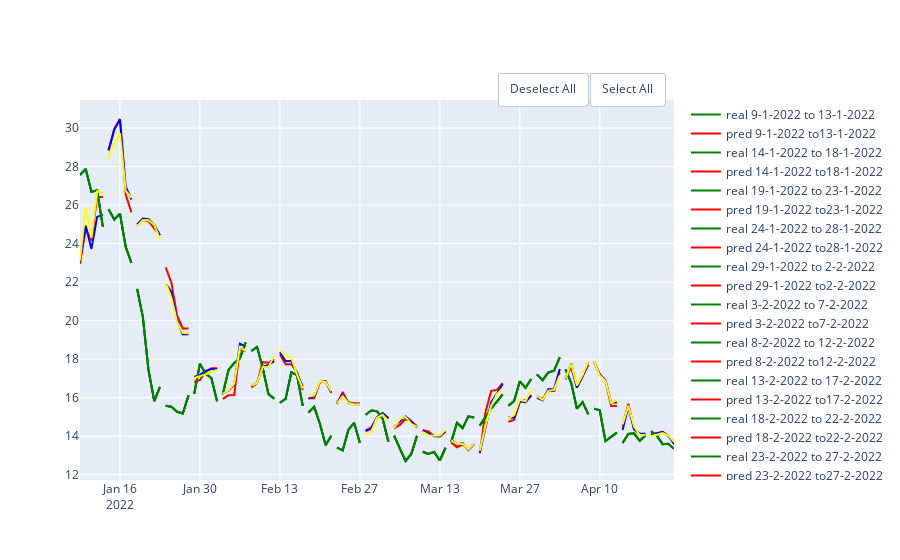

Source (notebook cell):
### Code cell
rf_10 = RandomForestRegressor(random_state=10,criterion='mse', max_depth=5, max_features='auto', n_estimators=10)
rf_20 = RandomForestRegressor(random_state=10,criterion='mse', max_depth=5, max_features='auto',n_estimators=20)
rf_30 = RandomForestRegressor(random_state=10,criterion='mse', max_depth=5,max_features='auto', n_estimators=50)
df = pd.DataFrame(columns = ['MAE', 'MSE','RMSE', 'R2'], index = ['10','20', '50'])
show_results(df, df_link,'close',100,5,rf_10, rf_20,rf_30)

### Figure 1 — Plotly figure (JSON) as saved in the notebook; plotly's stock layout.template omitted (floating-point values rounded to 4 significant figures)
{"data": [{"line": {"color": "green"}, "mode": "lines", "name": "real 9-1-2022 to 13-1-2022", "type": "scatter", "x": ["2022-01-09T00:00:00", "2022-01-10T00:00:00", "2022-01-11T00:00:00", "2022-01-12T00:00:00", "2022-01-13T00:00:00"], "y": [27.57, 27.88, 26.69, 26.78, 24.87]}, {"line": {"color": "red"}, "mode": "lines", "name": "pred 9-1-2022 to13-1-2022", "type": "scatter", "x": ["2022-01-09T00:00:00", "2022-01-10T00:00:00", "2022-01-11T00:00:00", "2022-01-12T00:00:00", "2022-01-13T00:00:00"], "y": [22.95, 24.76, 24.16, 26.43, 26.43]}, {"line": {"color": "green"}, "mode": "lines", "name": "real 14-1-2022 to 18-1-2022", "type": "scatter", "x": ["2022-01-14T00:00:00", "2022-01-15T00:00:00", "2022-01-16T00:00:00", "2022-01-17T00:00:00", "2022-01-18T00:00:00"], "y": [25.78, 25.25, 25.55, 23.84, 23.0]}, {"line": {"color": "red"}, "mode": "lines", "name": "pred 14-1-2022 to18-1-2022", "type": "scatter", "x": ["2022-01-14T00:00:00", "2022-01-15T00:00:00", "2022-01-16T00:00:00", "2022-01-17T00:00:00", "2022-01-18T00:00:00"], "y": [28.85, 29.98, 30.47, 26.55, 25.63]}, {"line": {"color": "green"}, "mode": "lines", "name": "real 19-1-2022 to 23-1-2022", "type": "scatter", "x": ["2022-01-19T00:00:00", "2022-01-20T00:00:00", "2022-01-21T00:00:00", "2022-01-22T00:00:00", "2022-01-23T00:00:00"], "y": [21.65, 20.2, 17.43, 15.83, 16.57]}, {"line": {"color": "red"}, "mode": "lines", "name": "pred 19-1-2022 to23-1-2022", "type": "scatter", "x": ["2022-01-19T00:00:00", "2022-01-20T00:00:00", "2022-01-21T00:00:00", "2022-01-22T00:00:00", "2022-01-23T00:00:00"], "y": [24.93, 25.23, 25.16, 24.82, 24.43]}, {"line": {"color": "green"}, "mode": "lines", "name": "real 24-1-2022 to 28-1-2022", "type": "scatter", "x": ["2022-01-24T00:00:00", "2022-01-25T00:00:00", "2022-01-26T00:00:00", "2022-01-27T00:00:00", "2022-01-28T00:00:00"], "y": [15.58, 15.53, 15.27, 15.18, 16.12]}, {"line": {"color": "red"}, "mode": "lines", "name": "pred 24-1-2022 to28-1-2022", "type": "scatter", "x": ["2022-01-24T00:00:00", "2022-01-25T00:00:00", "2022-01-26T00:00:00", "2022-01-27T00:00:00", "2022-01-28T00:00:00"], "y": [22.77, 21.97, 20.26, 19.59, 19.59]}, {"line": {"color": "green"}, "mode": "lines", "name": "real 29-1-2022 to 2-2-2022", "type": "scatter", "x": ["2022-01-29T00:00:00", "2022-01-30T00:00:00", "2022-01-31T00:00:00", "2022-02-01T00:00:00", "2022-02-02T00:00:00"], "y": [16.21, 17.77, 17.24, 17.02, 15.82]}, {"line": {"color": "red"}, "mode": "lines", "name": "pred 29-1-2022 to2-2-2022", "type": "scatter", "x": ["2022-01-29T00:00:00", "2022-01-30T00:00:00", "2022-01-31T00:00:00", "2022-02-01T00:00:00", "2022-02-02T00:00:00"], "y": [16.82, 16.92, 17.34, 17.53, 17.53]}, {"line": {"color": "green"}, "mode": "lines", "name": "real 3-2-2022 to 7-2-2022", "type": "scatter", "x": ["2022-02-03T00:00:00", "2022-02-04T00:00:00", "2022-02-05T00:00:00", "2022-02-06T00:00:00", "2022-02-07T00:00:00"], "y": [16.18, 17.45, 17.8, 18.04, 18.88]}, {"line": {"color": "red"}, "mode": "lines", "name": "pred 3-2-2022 to7-2-2022", "type": "scatter", "x": ["2022-02-03T00:00:00", "2022-02-04T00:00:00", "2022-02-05T00:00:00", "2022-02-06T00:00:00", "2022-02-07T00:00:00"], "y": [15.94, 16.12, 16.13, 18.56, 18.42]}, {"line": {"color": "green"}, "mode": "lines", "name": "real 8-2-2022 to 12-2-2022", "type": "scatter", "x": ["2022-02-08T00:00:00", "2022-02-09T00:00:00", "2022-02-10T00:00:00", "2022-02-11T00:00:00", "2022-02-12T00:00:00"], "y": [18.43, 18.64, 17.53, 16.18, 15.95]}, {"line": {"color": "red"}, "mode": "lines", "name": "pred 8-2-2022 to12-2-2022", "type": "scatter", "x": ["2022-02-08T00:00:00", "2022-02-09T00:00:00", "2022-02-10T00:00:00", "2022-02-11T00:00:00", "2022-02-12T00:00:00"], "y": [16.54, 16.76, 17.85, 17.81, 18.01]}, {"line": {"color": "green"}, "mode": "lines", "name": "real 13-2-2022 to 17-2-2022", "type": "scatter", "x": ["2022-02-13T00:00:00", "2022-02-14T00:00:00", "2022-02-15T00:00:00", "2022-02-16T00:00:00", "2022-02-17T00:00:00"], "y": [15.74, 15.94, 17.32, 17.17, 15.57]}, {"line": {"color": "red"}, "mode": "lines", "name": "pred 13-2-2022 to17-2-2022", "type": "scatter", "x": ["2022-02-13T00:00:00", "2022-02-14T00:00:00", "2022-02-15T00:00:00", "2022-02-16T00:00:00", "2022-02-17T00:00:00"], "y": [18.24, 17.74, 17.74, 17.32, 16.4]}, {"line": {"color": "green"}, "mode": "lines", "name": "real 18-2-2022 to 22-2-2022", "type": "scatter", "x": ["2022-02-18T00:00:00", "2022-02-19T00:00:00", "2022-02-20T00:00:00", "2022-02-21T00:00:00", "2022-02-22T00:00:00"], "y": [15.23, 15.52, 14.65, 13.54, 14.03]}, {"line": {"color": "red"}, "mode": "lines", "name": "pred 18-2-2022 to22-2-2022", "type": "scatter", "x": ["2022-02-18T00:00:00", "2022-02-19T00:00:00", "2022-02-20T00:00:00", "2022-02-21T00:00:00", "2022-02-22T00:00:00"], "y": [15.98, 15.98, 16.8, 16.84, 16.25]}, {"line": {"color": "green"}, "mode": "lines", "name": "real 23-2-2022 to 27-2-2022", "type": "scatter", "x": ["2022-02-23T00:00:00", "2022-02-24T00:00:00", "2022-02-25T00:00:00", "2022-02-26T00:00:00", "2022-02-27T00:00:00"], "y": [13.41, 13.27, 14.34, 14.69, 13.65]}, {"line": {"color": "red"}, "mode": "lines", "name": "pred 23-2-2022 to27-2-2022", "type": "scatter", "x": ["2022-02-23T00:00:00", "2022-02-24T00:00:00", "2022-02-25T00:00:00", "2022-02-26T00:00:00", "2022-02-27T00:00:00"], "y": [15.67, 16.3, 15.71, 15.71, 15.71]}, {"line": {"color": "green"}, "mode": "lines", "name": "real 28-2-2022 to 4-3-2022", "type": "scatter", "x": ["2022-02-28T00:00:00", "2022-03-01T00:00:00", "2022-03-02T00:00:00", "2022-03-03T00:00:00", "2022-03-04T00:00:00"], "y": [15.12, 15.33, 15.29, 14.9, 13.71]}, {"line": {"color": "red"}, "mode": "lines", "name": "pred 28-2-2022 to4-3-2022", "type": "scatter", "x": ["2022-02-28T00:00:00", "2022-03-01T00:00:00", "2022-03-02T00:00:00", "2022-03-03T00:00:00", "2022-03-04T00:00:00"], "y": [14.3, 14.46, 14.96, 15.1, 14.92]}, {"line": {"color": "green"}, "mode": "lines", "name": "real 5-3-2022 to 9-3-2022", "type": "scatter", "x": ["2022-03-05T00:00:00", "2022-03-06T00:00:00", "2022-03-07T00:00:00", "2022-03-08T00:00:00", "2022-03-09T00:00:00"], "y": [14.02, 13.34, 12.71, 13.08, 14.02]}, {"line": {"color": "red"}, "mode": "lines", "name": "pred 5-3-2022 to9-3-2022", "type": "scatter", "x": ["2022-03-05T00:00:00", "2022-03-06T00:00:00", "2022-03-07T00:00:00", "2022-03-08T00:00:00", "2022-03-09T00:00:00"], "y": [14.4, 14.59, 14.9, 14.77, 14.51]}, {"line": {"color": "green"}, "mode": "lines", "name": "real 10-3-2022 to 14-3-2022", "type": "scatter", "x": ["2022-03-10T00:00:00", "2022-03-11T00:00:00", "2022-03-12T00:00:00", "2022-03-13T00:00:00", "2022-03-14T00:00:00"], "y": [13.2, 13.08, 13.19, 12.74, 13.4]}, {"line": {"color": "red"}, "mode": "lines", "name": "pred 10-3-2022 to14-3-2022", "type": "scatter", "x": ["2022-03-10T00:00:00", "2022-03-11T00:00:00", "2022-03-12T00:00:00", "2022-03-13T00:00:00", "2022-03-14T00:00:00"], "y": [14.32, 14.25, 14.02, 14.02, 14.23]}, {"line": {"color": "green"}, "mode": "lines", "name": "real 15-3-2022 to 19-3-2022", "type": "scatter", "x": ["2022-03-15T00:00:00", "2022-03-16T00:00:00", "2022-03-17T00:00:00", "2022-03-18T00:00:00", "2022-03-19T00:00:00"], "y": [13.71, 14.7, 14.42, 15.03, 14.98]}, {"line": {"color": "red"}, "mode": "lines", "name": "pred 15-3-2022 to19-3-2022", "type": "scatter", "x": ["2022-03-15T00:00:00", "2022-03-16T00:00:00", "2022-03-17T00:00:00", "2022-03-18T00:00:00", "2022-03-19T00:00:00"], "y": [13.68, 13.43, 13.57, 13.31, 13.6]}, {"line": {"color": "green"}, "mode": "lines", "name": "real 20-3-2022 to 24-3-2022", "type": "scatter", "x": ["2022-03-20T00:00:00", "2022-03-21T00:00:00", "2022-03-22T00:00:00", "2022-03-23T00:00:00", "2022-03-24T00:00:00"], "y": [14.55, 15.01, 15.45, 15.8, 16.17]}, {"line": {"color": "red"}, "mode": "lines", "name": "pred 20-3-2022 to24-3-2022", "type": "scatter", "x": ["2022-03-20T00:00:00", "2022-03-21T00:00:00", "2022-03-22T00:00:00", "2022-03-23T00:00:00", "2022-03-24T00:00:00"], "y": [13.11, 15.26, 16.35, 16.41, 16.75]}, {"line": {"color": "green"}, "mode": "lines", "name": "real 25-3-2022 to 29-3-2022", "type": "scatter", "x": ["2022-03-25T00:00:00", "2022-03-26T00:00:00", "2022-03-27T00:00:00", "2022-03-28T00:00:00", "2022-03-29T00:00:00"], "y": [15.58, 15.82, 16.85, 16.52, 16.97]}, {"line": {"color": "red"}, "mode": "lines", "name": "pred 25-3-2022 to29-3-2022", "type": "scatter", "x": ["2022-03-25T00:00:00", "2022-03-26T00:00:00", "2022-03-27T00:00:00", "2022-03-28T00:00:00", "2022-03-29T00:00:00"], "y": [14.75, 14.85, 15.77, 15.89, 16.06]}, {"line": {"color": "green"}, "mode": "lines", "name": "real 30-3-2022 to 3-4-2022", "type": "scatter", "x": ["2022-03-30T00:00:00", "2022-03-31T00:00:00", "2022-04-01T00:00:00", "2022-04-02T00:00:00", "2022-04-03T00:00:00"], "y": [17.21, 16.91, 17.31, 17.4, 18.09]}, {"line": {"color": "red"}, "mode": "lines", "name": "pred 30-3-2022 to3-4-2022", "type": "scatter", "x": ["2022-03-30T00:00:00", "2022-03-31T00:00:00", "2022-04-01T00:00:00", "2022-04-02T00:00:00", "2022-04-03T00:00:00"], "y": [16.08, 15.94, 16.35, 16.35, 17.31]}, {"line": {"color": "green"}, "mode": "lines", "name": "real 4-4-2022 to 8-4-2022", "type": "scatter", "x": ["2022-04-04T00:00:00", "2022-04-05T00:00:00", "2022-04-06T00:00:00", "2022-04-07T00:00:00", "2022-04-08T00:00:00"], "y": [17.47, 16.77, 15.43, 15.78, 15.14]}, {"line": {"color": "red"}, "mode": "lines", "name": "pred 4-4-2022 to8-4-2022", "type": "scatter", "x": ["2022-04-04T00:00:00", "2022-04-05T00:00:00", "2022-04-06T00:00:00", "2022-04-07T00:00:00", "2022-04-08T00:00:00"], "y": [17.05, 17.57, 16.53, 17.12, 17.7]}, {"line": {"color": "green"}, "mode": "lines", "name": "real 9-4-2022 to 13-4-2022", "type": "scatter", "x": ["2022-04-09T00:00:00", "2022-04-10T00:00:00", "2022-04-11T00:00:00", "2022-04-12T00:00:00", "2022-04-13T00:00:00"], "y": [15.43, 15.35, 13.75, 13.97, 14.18]}, {"line": {"color": "red"}, "mode": "lines", "name": "pred 9-4-2022 to13-4-2022", "type": "scatter", "x": ["2022-04-09T00:00:00", "2022-04-10T00:00:00", "2022-04-11T00:00:00", "2022-04-12T00:00:00", "2022-04-13T00:00:00"], "y": [17.84, 17.22, 16.88, 15.57, 15.57]}, {"line": {"color": "green"}, "mode": "lines", "name": "real 14-4-2022 to 18-4-2022", "type": "scatter", "x": ["2022-04-14T00:00:00", "2022-04-15T00:00:00", "2022-04-16T00:00:00", "2022-04-17T00:00:00", "2022-04-18T00:00:00"], "y": [13.65, 14.12, 14.15, 13.76, 14.04]}, {"line": {"color": "red"}, "mode": "lines", "name": "pred 14-4-2022 to18-4-2022", "type": "scatter", "x": ["2022-04-14T00:00:00", "2022-04-15T00:00:00", "2022-04-16T00:00:00", "2022-04-17T00:00:00", "2022-04-18T00:00:00"], "y": [14.55, 15.68, 14.42, 14.13, 14.08]}, {"line": {"color": "green"}, "mode": "lines", "name": "real 19-4-2022 to 23-4-2022", "type": "scatter", "x": ["2022-04-19T00:00:00", "2022-04-20T00:00:00", "2022-04-21T00:00:00", "2022-04-22T00:00:00", "2022-04-23T00:00:00"], "y": [14.26, 14.02, 13.59, 13.61, 13.34]}, {"line": {"color": "red"}, "mode": "lines", "name": "pred 19-4-2022 to23-4-2022", "type": "scatter", "x": ["2022-04-19T00:00:00", "2022-04-20T00:00:00", "2022-04-21T00:00:00", "2022-04-22T00:00:00", "2022-04-23T00:00:00"], "y": [14.07, 14.14, 14.23, 14.01, 13.7]}, {"line": {"color": "green"}, "mode": "lines", "name": "real 9-1-2022 to 13-1-2022", "type": "scatter", "x": ["2022-01-09T00:00:00", "2022-01-10T00:00:00", "2022-01-11T00:00:00", "2022-01-12T00:00:00", "2022-01-13T00:00:00"], "y": [27.57, 27.88, 26.69, 26.78, 24.87]}, {"line": {"color": "blue"}, "mode": "lines", "name": "pred 9-1-2022 to13-1-2022", "type": "scatter", "x": ["2022-01-09T00:00:00", "2022-01-10T00:00:00", "2022-01-11T00:00:00", "2022-01-12T00:00:00", "2022-01-13T00:00:00"], "y": [23.15, 24.93, 23.73, 25.39, 25.51]}, {"line": {"color": "green"}, "mode": "lines", "name": "real 14-1-2022 to 18-1-2022", "type": "scatter", "x": ["2022-01-14T00:00:00", "2022-01-15T00:00:00", "2022-01-16T00:00:00", "2022-01-17T00:00:00", "2022-01-18T00:00:00"], "y": [25.78, 25.25, 25.55, 23.84, 23.0]}, {"line": {"color": "blue"}, "mode": "lines", "name": "pred 14-1-2022 to18-1-2022", "type": "scatter", "x": ["2022-01-14T00:00:00", "2022-01-15T00:00:00", "2022-01-16T00:00:00", "2022-01-17T00:00:00", "2022-01-18T00:00:00"], "y": [28.84, 29.91, 30.46, 26.96, 26.29]}, {"line": {"color": "green"}, "mode": "lines", "name": "real 19-1-2022 to 23-1-2022", "type": "scatter", "x": ["2022-01-19T00:00:00", "2022-01-20T00:00:00", "2022-01-21T00:00:00", "2022-01-22T00:00:00", "2022-01-23T00:00:00"], "y": [21.65, 20.2, 17.43, 15.83, 16.57]}, {"line": {"color": "blue"}, "mode": "lines", "name": "pred 19-1-2022 to23-1-2022", "type": "scatter", "x": ["2022-01-19T00:00:00", "2022-01-20T00:00:00", "2022-01-21T00:00:00", "2022-01-22T00:00:00", "2022-01-23T00:00:00"], "y": [25.0, 25.3, 25.27, 24.98, 24.44]}, {"line": {"color": "green"}, "mode": "lines", "name": "real 24-1-2022 to 28-1-2022", "type": "scatter", "x": ["2022-01-24T00:00:00", "2022-01-25T00:00:00", "2022-01-26T00:00:00", "2022-01-27T00:00:00", "2022-01-28T00:00:00"], "y": [15.58, 15.53, 15.27, 15.18, 16.12]}, {"line": {"color": "blue"}, "mode": "lines", "name": "pred 24-1-2022 to28-1-2022", "type": "scatter", "x": ["2022-01-24T00:00:00", "2022-01-25T00:00:00", "2022-01-26T00:00:00", "2022-01-27T00:00:00", "2022-01-28T00:00:00"], "y": [21.93, 21.49, 20.02, 19.3, 19.3]}, {"line": {"color": "green"}, "mode": "lines", "name": "real 29-1-2022 to 2-2-2022", "type": "scatter", "x": ["2022-01-29T00:00:00", "2022-01-30T00:00:00", "2022-01-31T00:00:00", "2022-02-01T00:00:00", "2022-02-02T00:00:00"], "y": [16.21, 17.77, 17.24, 17.02, 15.82]}, {"line": {"color": "blue"}, "mode": "lines", "name": "pred 29-1-2022 to2-2-2022", "type": "scatter", "x": ["2022-01-29T00:00:00", "2022-01-30T00:00:00", "2022-01-31T00:00:00", "2022-02-01T00:00:00", "2022-02-02T00:00:00"], "y": [17.07, 17.19, 17.39, 17.49, 17.49]}, {"line": {"color": "green"}, "mode": "lines", "name": "real 3-2-2022 to 7-2-2022", "type": "scatter", "x": ["2022-02-03T00:00:00", "2022-02-04T00:00:00", "2022-02-05T00:00:00", "2022-02-06T00:00:00", "2022-02-07T00:00:00"], "y": [16.18, 17.45, 17.8, 18.04, 18.88]}, {"line": {"color": "blue"}, "mode": "lines", "name": "pred 3-2-2022 to7-2-2022", "type": "scatter", "x": ["2022-02-03T00:00:00", "2022-02-04T00:00:00", "2022-02-05T00:00:00", "2022-02-06T00:00:00", "2022-02-07T00:00:00"], "y": [16.22, 16.36, 16.69, 18.81, 18.67]}, {"line": {"color": "green"}, "mode": "lines", "name": "real 8-2-2022 to 12-2-2022", "type": "scatter", "x": ["2022-02-08T00:00:00", "2022-02-09T00:00:00", "2022-02-10T00:00:00", "2022-02-11T00:00:00", "2022-02-12T00:00:00"], "y": [18.43, 18.64, 17.53, 16.18, 15.95]}, {"line": {"color": "blue"}, "mode": "lines", "name": "pred 8-2-2022 to12-2-2022", "type": "scatter", "x": ["2022-02-08T00:00:00", "2022-02-09T00:00:00", "2022-02-10T00:00:00", "2022-02-11T00:00:00", "2022-02-12T00:00:00"], "y": [16.62, 16.77, 17.6, 17.71, 17.9]}, {"line": {"color": "green"}, "mode": "lines", "name": "real 13-2-2022 to 17-2-2022", "type": "scatter", "x": ["2022-02-13T00:00:00", "2022-02-14T00:00:00", "2022-02-15T00:00:00", "2022-02-16T00:00:00", "2022-02-17T00:00:00"], "y": [15.74, 15.94, 17.32, 17.17, 15.57]}, {"line": {"color": "blue"}, "mode": "lines", "name": "pred 13-2-2022 to17-2-2022", "type": "scatter", "x": ["2022-02-13T00:00:00", "2022-02-14T00:00:00", "2022-02-15T00:00:00", "2022-02-16T00:00:00", "2022-02-17T00:00:00"], "y": [18.36, 17.89, 17.92, 17.25, 16.58]}, {"line": {"color": "green"}, "mode": "lines", "name": "real 18-2-2022 to 22-2-2022", "type": "scatter", "x": ["2022-02-18T00:00:00", "2022-02-19T00:00:00", "2022-02-20T00:00:00", "2022-02-21T00:00:00", "2022-02-22T00:00:00"], "y": [15.23, 15.52, 14.65, 13.54, 14.03]}, {"line": {"color": "blue"}, "mode": "lines", "name": "pred 18-2-2022 to22-2-2022", "type": "scatter", "x": ["2022-02-18T00:00:00", "2022-02-19T00:00:00", "2022-02-20T00:00:00", "2022-02-21T00:00:00", "2022-02-22T00:00:00"], "y": [15.96, 16.09, 16.82, 16.85, 16.28]}, {"line": {"color": "green"}, "mode": "lines", "name": "real 23-2-2022 to 27-2-2022", "type": "scatter", "x": ["2022-02-23T00:00:00", "2022-02-24T00:00:00", "2022-02-25T00:00:00", "2022-02-26T00:00:00", "2022-02-27T00:00:00"], "y": [13.41, 13.27, 14.34, 14.69, 13.65]}, {"line": {"color": "blue"}, "mode": "lines", "name": "pred 23-2-2022 to27-2-2022", "type": "scatter", "x": ["2022-02-23T00:00:00", "2022-02-24T00:00:00", "2022-02-25T00:00:00", "2022-02-26T00:00:00", "2022-02-27T00:00:00"], "y": [15.74, 16.14, 15.76, 15.66, 15.66]}, {"line": {"color": "green"}, "mode": "lines", "name": "real 28-2-2022 to 4-3-2022", "type": "scatter", "x": ["2022-02-28T00:00:00", "2022-03-01T00:00:00", "2022-03-02T00:00:00", "2022-03-03T00:00:00", "2022-03-04T00:00:00"], "y": [15.12, 15.33, 15.29, 14.9, 13.71]}, {"line": {"color": "blue"}, "mode": "lines", "name": "pred 28-2-2022 to4-3-2022", "type": "scatter", "x": ["2022-02-28T00:00:00", "2022-03-01T00:00:00", "2022-03-02T00:00:00", "2022-03-03T00:00:00", "2022-03-04T00:00:00"], "y": [14.27, 14.38, 14.99, 15.21, 14.94]}, {"line": {"color": "green"}, "mode": "lines", "name": "real 5-3-2022 to 9-3-2022", "type": "scatter", "x": ["2022-03-05T00:00:00", "2022-03-06T00:00:00", "2022-03-07T00:00:00", "2022-03-08T00:00:00", "2022-03-09T00:00:00"], "y": [14.02, 13.34, 12.71, 13.08, 14.02]}, {"line": {"color": "blue"}, "mode": "lines", "name": "pred 5-3-2022 to9-3-2022", "type": "scatter", "x": ["2022-03-05T00:00:00", "2022-03-06T00:00:00", "2022-03-07T00:00:00", "2022-03-08T00:00:00", "2022-03-09T00:00:00"], "y": [14.49, 14.78, 15.04, 14.78, 14.45]}, {"line": {"color": "green"}, "mode": "lines", "name": "real 10-3-2022 to 14-3-2022", "type": "scatter", "x": ["2022-03-10T00:00:00", "2022-03-11T00:00:00", "2022-03-12T00:00:00", "2022-03-13T00:00:00", "2022-03-14T00:00:00"], "y": [13.2, 13.08, 13.19, 12.74, 13.4]}, {"line": {"color": "blue"}, "mode": "lines", "name": "pred 10-3-2022 to14-3-2022", "type": "scatter", "x": ["2022-03-10T00:00:00", "2022-03-11T00:00:00", "2022-03-12T00:00:00", "2022-03-13T00:00:00", "2022-03-14T00:00:00"], "y": [14.28, 14.15, 14.0, 13.98, 14.26]}, {"line": {"color": "green"}, "mode": "lines", "name": "real 15-3-2022 to 19-3-2022", "type": "scatter", "x": ["2022-03-15T00:00:00", "2022-03-16T00:00:00", "2022-03-17T00:00:00", "2022-03-18T00:00:00", "2022-03-19T00:00:00"], "y": [13.71, 14.7, 14.42, 15.03, 14.98]}, {"line": {"color": "blue"}, "mode": "lines", "name": "pred 15-3-2022 to19-3-2022", "type": "scatter", "x": ["2022-03-15T00:00:00", "2022-03-16T00:00:00", "2022-03-17T00:00:00", "2022-03-18T00:00:00", "2022-03-19T00:00:00"], "y": [13.84, 13.57, 13.64, 13.28, 13.6]}, {"line": {"color": "green"}, "mode": "lines", "name": "real 20-3-2022 to 24-3-2022", "type": "scatter", "x": ["2022-03-20T00:00:00", "2022-03-21T00:00:00", "2022-03-22T00:00:00", "2022-03-23T00:00:00", "2022-03-24T00:00:00"], "y": [14.55, 15.01, 15.45, 15.8, 16.17]}, {"line": {"color": "blue"}, "mode": "lines", "name": "pred 20-3-2022 to24-3-2022", "type": "scatter", "x": ["2022-03-20T00:00:00", "2022-03-21T00:00:00", "2022-03-22T00:00:00", "2022-03-23T00:00:00", "2022-03-24T00:00:00"], "y": [13.15, 14.54, 15.77, 16.21, 16.72]}, {"line": {"color": "green"}, "mode": "lines", "name": "real 25-3-2022 to 29-3-2022", "type": "scatter", "x": ["2022-03-25T00:00:00", "2022-03-26T00:00:00", "2022-03-27T00:00:00", "2022-03-28T00:00:00", "2022-03-29T00:00:00"], "y": [15.58, 15.82, 16.85, 16.52, 16.97]}, {"line": {"color": "blue"}, "mode": "lines", "name": "pred 25-3-2022 to29-3-2022", "type": "scatter", "x": ["2022-03-25T00:00:00", "2022-03-26T00:00:00", "2022-03-27T00:00:00", "2022-03-28T00:00:00", "2022-03-29T00:00:00"], "y": [14.97, 14.96, 15.82, 15.76, 16.13]}, {"line": {"color": "green"}, "mode": "lines", "name": "real 30-3-2022 to 3-4-2022", "type": "scatter", "x": ["2022-03-30T00:00:00", "2022-03-31T00:00:00", "2022-04-01T00:00:00", "2022-04-02T00:00:00", "2022-04-03T00:00:00"], "y": [17.21, 16.91, 17.31, 17.4, 18.09]}, {"line": {"color": "blue"}, "mode": "lines", "name": "pred 30-3-2022 to3-4-2022", "type": "scatter", "x": ["2022-03-30T00:00:00", "2022-03-31T00:00:00", "2022-04-01T00:00:00", "2022-04-02T00:00:00", "2022-04-03T00:00:00"], "y": [16.0, 15.87, 16.44, 16.45, 17.49]}, {"line": {"color": "green"}, "mode": "lines", "name": "real 4-4-2022 to 8-4-2022", "type": "scatter", "x": ["2022-04-04T00:00:00", "2022-04-05T00:00:00", "2022-04-06T00:00:00", "2022-04-07T00:00:00", "2022-04-08T00:00:00"], "y": [17.47, 16.77, 15.43, 15.78, 15.14]}, {"line": {"color": "blue"}, "mode": "lines", "name": "pred 4-4-2022 to8-4-2022", "type": "scatter", "x": ["2022-04-04T00:00:00", "2022-04-05T00:00:00", "2022-04-06T00:00:00", "2022-04-07T00:00:00", "2022-04-08T00:00:00"], "y": [16.95, 17.79, 16.52, 17.11, 17.87]}, {"line": {"color": "green"}, "mode": "lines", "name": "real 9-4-2022 to 13-4-2022", "type": "scatter", "x": ["2022-04-09T00:00:00", "2022-04-10T00:00:00", "2022-04-11T00:00:00", "2022-04-12T00:00:00", "2022-04-13T00:00:00"], "y": [15.43, 15.35, 13.75, 13.97, 14.18]}, {"line": {"color": "blue"}, "mode": "lines", "name": "pred 9-4-2022 to13-4-2022", "type": "scatter", "x": ["2022-04-09T00:00:00", "2022-04-10T00:00:00", "2022-04-11T00:00:00", "2022-04-12T00:00:00", "2022-04-13T00:00:00"], "y": [17.87, 17.21, 16.9, 15.75, 15.75]}, {"line": {"color": "green"}, "mode": "lines", "name": "real 14-4-2022 to 18-4-2022", "type": "scatter", "x": ["2022-04-14T00:00:00", "2022-04-15T00:00:00", "2022-04-16T00:00:00", "2022-04-17T00:00:00", "2022-04-18T00:00:00"], "y": [13.65, 14.12, 14.15, 13.76, 14.04]}, {"line": {"color": "blue"}, "mode": "lines", "name": "pred 14-4-2022 to18-4-2022", "type": "scatter", "x": ["2022-04-14T00:00:00", "2022-04-15T00:00:00", "2022-04-16T00:00:00", "2022-04-17T00:00:00", "2022-04-18T00:00:00"], "y": [14.32, 15.53, 14.36, 14.13, 14.13]}, {"line": {"color": "green"}, "mode": "lines", "name": "real 19-4-2022 to 23-4-2022", "type": "scatter", "x": ["2022-04-19T00:00:00", "2022-04-20T00:00:00", "2022-04-21T00:00:00", "2022-04-22T00:00:00", "2022-04-23T00:00:00"], "y": [14.26, 14.02, 13.59, 13.61, 13.34]}, {"line": {"color": "blue"}, "mode": "lines", "name": "pred 19-4-2022 to23-4-2022", "type": "scatter", "x": ["2022-04-19T00:00:00", "2022-04-20T00:00:00", "2022-04-21T00:00:00", "2022-04-22T00:00:00", "2022-04-23T00:00:00"], "y": [14.09, 14.14, 14.22, 14.03, 13.6]}, {"line": {"color": "green"}, "mode": "lines", "name": "real 9-1-2022 to 13-1-2022", "type": "scatter", "x": ["2022-01-09T00:00:00", "2022-01-10T00:00:00", "2022-01-11T00:00:00", "2022-01-12T00:00:00", "2022-01-13T00:00:00"], "y": [27.57, 27.88, 26.69, 26.78, 24.87]}, {"line": {"color": "yellow"}, "mode": "lines", "name": "pred 9-1-2022 to13-1-2022", "type": "scatter", "x": ["2022-01-09T00:00:00", "2022-01-10T00:00:00", "2022-01-11T00:00:00", "2022-01-12T00:00:00", "2022-01-13T00:00:00"], "y": [23.14, 25.86, 24.3, 26.72, 26.63]}, {"line": {"color": "green"}, "mode": "lines", "name": "real 14-1-2022 to 18-1-2022", "type": "scatter", "x": ["2022-01-14T00:00:00", "2022-01-15T00:00:00", "2022-01-16T00:00:00", "2022-01-17T00:00:00", "2022-01-18T00:00:00"], "y": [25.78, 25.25, 25.55, 23.84, 23.0]}, {"line": {"color": "yellow"}, "mode": "lines", "name": "pred 14-1-2022 to18-1-2022", "type": "scatter", "x": ["2022-01-14T00:00:00", "2022-01-15T00:00:00", "2022-01-16T00:00:00", "2022-01-17T00:00:00", "2022-01-18T00:00:00"], "y": [28.45, 29.2, 29.73, 26.74, 26.38]}, {"line": {"color": "green"}, "mode": "lines", "name": "real 19-1-2022 to 23-1-2022", "type": "scatter", "x": ["2022-01-19T00:00:00", "2022-01-20T00:00:00", "2022-01-21T00:00:00", "2022-01-22T00:00:00", "2022-01-23T00:00:00"], "y": [21.65, 20.2, 17.43, 15.83, 16.57]}, {"line": {"color": "yellow"}, "mode": "lines", "name": "pred 19-1-2022 to23-1-2022", "type": "scatter", "x": ["2022-01-19T00:00:00", "2022-01-20T00:00:00", "2022-01-21T00:00:00", "2022-01-22T00:00:00", "2022-01-23T00:00:00"], "y": [24.91, 25.23, 25.22, 24.98, 24.24]}, {"line": {"color": "green"}, "mode": "lines", "name": "real 24-1-2022 to 28-1-2022", "type": "scatter", "x": ["2022-01-24T00:00:00", "2022-01-25T00:00:00", "2022-01-26T00:00:00", "2022-01-27T00:00:00", "2022-01-28T00:00:00"], "y": [15.58, 15.53, 15.27, 15.18, 16.12]}, {"line": {"color": "yellow"}, "mode": "lines", "name": "pred 24-1-2022 to28-1-2022", "type": "scatter", "x": ["2022-01-24T00:00:00", "2022-01-25T00:00:00", "2022-01-26T00:00:00", "2022-01-27T00:00:00", "2022-01-28T00:00:00"], "y": [21.96, 21.19, 19.94, 19.37, 19.35]}, {"line": {"color": "green"}, "mode": "lines", "name": "real 29-1-2022 to 2-2-2022", "type": "scatter", "x": ["2022-01-29T00:00:00", "2022-01-30T00:00:00", "2022-01-31T00:00:00", "2022-02-01T00:00:00", "2022-02-02T00:00:00"], "y": [16.21, 17.77, 17.24, 17.02, 15.82]}, {"line": {"color": "yellow"}, "mode": "lines", "name": "pred 29-1-2022 to2-2-2022", "type": "scatter", "x": ["2022-01-29T00:00:00", "2022-01-30T00:00:00", "2022-01-31T00:00:00", "2022-02-01T00:00:00", "2022-02-02T00:00:00"], "y": [17.02, 17.11, 17.21, 17.35, 17.44]}, {"line": {"color": "green"}, "mode": "lines", "name": "real 3-2-2022 to 7-2-2022", "type": "scatter", "x": ["2022-02-03T00:00:00", "2022-02-04T00:00:00", "2022-02-05T00:00:00", "2022-02-06T00:00:00", "2022-02-07T00:00:00"], "y": [16.18, 17.45, 17.8, 18.04, 18.88]}, {"line": {"color": "yellow"}, "mode": "lines", "name": "pred 3-2-2022 to7-2-2022", "type": "scatter", "x": ["2022-02-03T00:00:00", "2022-02-04T00:00:00", "2022-02-05T00:00:00", "2022-02-06T00:00:00", "2022-02-07T00:00:00"], "y": [16.2, 16.39, 16.73, 18.64, 18.43]}, {"line": {"color": "green"}, "mode": "lines", "name": "real 8-2-2022 to 12-2-2022", "type": "scatter", "x": ["2022-02-08T00:00:00", "2022-02-09T00:00:00", "2022-02-10T00:00:00", "2022-02-11T00:00:00", "2022-02-12T00:00:00"], "y": [18.43, 18.64, 17.53, 16.18, 15.95]}, {"line": {"color": "yellow"}, "mode": "lines", "name": "pred 8-2-2022 to12-2-2022", "type": "scatter", "x": ["2022-02-08T00:00:00", "2022-02-09T00:00:00", "2022-02-10T00:00:00", "2022-02-11T00:00:00", "2022-02-12T00:00:00"], "y": [16.63, 16.77, 17.6, 17.6, 18.17]}, {"line": {"color": "green"}, "mode": "lines", "name": "real 13-2-2022 to 17-2-2022", "type": "scatter", "x": ["2022-02-13T00:00:00", "2022-02-14T00:00:00", "2022-02-15T00:00:00", "2022-02-16T00:00:00", "2022-02-17T00:00:00"], "y": [15.74, 15.94, 17.32, 17.17, 15.57]}, {"line": {"color": "yellow"}, "mode": "lines", "name": "pred 13-2-2022 to17-2-2022", "type": "scatter", "x": ["2022-02-13T00:00:00", "2022-02-14T00:00:00", "2022-02-15T00:00:00", "2022-02-16T00:00:00", "2022-02-17T00:00:00"], "y": [18.46, 18.16, 18.08, 17.2, 16.48]}, {"line": {"color": "green"}, "mode": "lines", "name": "real 18-2-2022 to 22-2-2022", "type": "scatter", "x": ["2022-02-18T00:00:00", "2022-02-19T00:00:00", "2022-02-20T00:00:00", "2022-02-21T00:00:00", "2022-02-22T00:00:00"], "y": [15.23, 15.52, 14.65, 13.54, 14.03]}, {"line": {"color": "yellow"}, "mode": "lines", "name": "pred 18-2-2022 to22-2-2022", "type": "scatter", "x": ["2022-02-18T00:00:00", "2022-02-19T00:00:00", "2022-02-20T00:00:00", "2022-02-21T00:00:00", "2022-02-22T00:00:00"], "y": [16.04, 16.12, 16.84, 16.82, 16.34]}, {"line": {"color": "green"}, "mode": "lines", "name": "real 23-2-2022 to 27-2-2022", "type": "scatter", "x": ["2022-02-23T00:00:00", "2022-02-24T00:00:00", "2022-02-25T00:00:00", "2022-02-26T00:00:00", "2022-02-27T00:00:00"], "y": [13.41, 13.27, 14.34, 14.69, 13.65]}, {"line": {"color": "yellow"}, "mode": "lines", "name": "pred 23-2-2022 to27-2-2022", "type": "scatter", "x": ["2022-02-23T00:00:00", "2022-02-24T00:00:00", "2022-02-25T00:00:00", "2022-02-26T00:00:00", "2022-02-27T00:00:00"], "y": [15.71, 16.08, 15.72, 15.65, 15.66]}, {"line": {"color": "green"}, "mode": "lines", "name": "real 28-2-2022 to 4-3-2022", "type": "scatter", "x": ["2022-02-28T00:00:00", "2022-03-01T00:00:00", "2022-03-02T00:00:00", "2022-03-03T00:00:00", "2022-03-04T00:00:00"], "y": [15.12, 15.33, 15.29, 14.9, 13.71]}, {"line": {"color": "yellow"}, "mode": "lines", "name": "pred 28-2-2022 to4-3-2022", "type": "scatter", "x": ["2022-02-28T00:00:00", "2022-03-01T00:00:00", "2022-03-02T00:00:00", "2022-03-03T00:00:00", "2022-03-04T00:00:00"], "y": [14.13, 14.24, 14.96, 15.11, 14.78]}, {"line": {"color": "green"}, "mode": "lines", "name": "real 5-3-2022 to 9-3-2022", "type": "scatter", "x": ["2022-03-05T00:00:00", "2022-03-06T00:00:00", "2022-03-07T00:00:00", "2022-03-08T00:00:00", "2022-03-09T00:00:00"], "y": [14.02, 13.34, 12.71, 13.08, 14.02]}, {"line": {"color": "yellow"}, "mode": "lines", "name": "pred 5-3-2022 to9-3-2022", "type": "scatter", "x": ["2022-03-05T00:00:00", "2022-03-06T00:00:00", "2022-03-07T00:00:00", "2022-03-08T00:00:00", "2022-03-09T00:00:00"], "y": [14.43, 14.88, 15.0, 14.64, 14.48]}, {"line": {"color": "green"}, "mode": "lines", "name": "real 10-3-2022 to 14-3-2022", "type": "scatter", "x": ["2022-03-10T00:00:00", "2022-03-11T00:00:00", "2022-03-12T00:00:00", "2022-03-13T00:00:00", "2022-03-14T00:00:00"], "y": [13.2, 13.08, 13.19, 12.74, 13.4]}, {"line": {"color": "yellow"}, "mode": "lines", "name": "pred 10-3-2022 to14-3-2022", "type": "scatter", "x": ["2022-03-10T00:00:00", "2022-03-11T00:00:00", "2022-03-12T00:00:00", "2022-03-13T00:00:00", "2022-03-14T00:00:00"], "y": [14.23, 14.05, 14.03, 14.03, 14.33]}, {"line": {"color": "green"}, "mode": "lines", "name": "real 15-3-2022 to 19-3-2022", "type": "scatter", "x": ["2022-03-15T00:00:00", "2022-03-16T00:00:00", "2022-03-17T00:00:00", "2022-03-18T00:00:00", "2022-03-19T00:00:00"], "y": [13.71, 14.7, 14.42, 15.03, 14.98]}, {"line": {"color": "yellow"}, "mode": "lines", "name": "pred 15-3-2022 to19-3-2022", "type": "scatter", "x": ["2022-03-15T00:00:00", "2022-03-16T00:00:00", "2022-03-17T00:00:00", "2022-03-18T00:00:00", "2022-03-19T00:00:00"], "y": [13.78, 13.59, 13.61, 13.32, 13.62]}, {"line": {"color": "green"}, "mode": "lines", "name": "real 20-3-2022 to 24-3-2022", "type": "scatter", "x": ["2022-03-20T00:00:00", "2022-03-21T00:00:00", "2022-03-22T00:00:00", "2022-03-23T00:00:00", "2022-03-24T00:00:00"], "y": [14.55, 15.01, 15.45, 15.8, 16.17]}, {"line": {"color": "yellow"}, "mode": "lines", "name": "pred 20-3-2022 to24-3-2022", "type": "scatter", "x": ["2022-03-20T00:00:00", "2022-03-21T00:00:00", "2022-03-22T00:00:00", "2022-03-23T00:00:00", "2022-03-24T00:00:00"], "y": [13.24, 14.56, 15.59, 16.19, 16.48]}, {"line": {"color": "green"}, "mode": "lines", "name": "real 25-3-2022 to 29-3-2022", "type": "scatter", "x": ["2022-03-25T00:00:00", "2022-03-26T00:00:00", "2022-03-27T00:00:00", "2022-03-28T00:00:00", "2022-03-29T00:00:00"], "y": [15.58, 15.82, 16.85, 16.52, 16.97]}, {"line": {"color": "yellow"}, "mode": "lines", "name": "pred 25-3-2022 to29-3-2022", "type": "scatter", "x": ["2022-03-25T00:00:00", "2022-03-26T00:00:00", "2022-03-27T00:00:00", "2022-03-28T00:00:00", "2022-03-29T00:00:00"], "y": [14.92, 15.1, 15.89, 15.81, 16.44]}, {"line": {"color": "green"}, "mode": "lines", "name": "real 30-3-2022 to 3-4-2022", "type": "scatter", "x": ["2022-03-30T00:00:00", "2022-03-31T00:00:00", "2022-04-01T00:00:00", "2022-04-02T00:00:00", "2022-04-03T00:00:00"], "y": [17.21, 16.91, 17.31, 17.4, 18.09]}, {"line": {"color": "yellow"}, "mode": "lines", "name": "pred 30-3-2022 to3-4-2022", "type": "scatter", "x": ["2022-03-30T00:00:00", "2022-03-31T00:00:00", "2022-04-01T00:00:00", "2022-04-02T00:00:00", "2022-04-03T00:00:00"], "y": [16.08, 15.9, 16.36, 16.42, 17.16]}, {"line": {"color": "green"}, "mode": "lines", "name": "real 4-4-2022 to 8-4-2022", "type": "scatter", "x": ["2022-04-04T00:00:00", "2022-04-05T00:00:00", "2022-04-06T00:00:00", "2022-04-07T00:00:00", "2022-04-08T00:00:00"], "y": [17.47, 16.77, 15.43, 15.78, 15.14]}, {"line": {"color": "yellow"}, "mode": "lines", "name": "pred 4-4-2022 to8-4-2022", "type": "scatter", "x": ["2022-04-04T00:00:00", "2022-04-05T00:00:00", "2022-04-06T00:00:00", "2022-04-07T00:00:00", "2022-04-08T00:00:00"], "y": [16.99, 17.77, 16.63, 17.19, 17.89]}, {"line": {"color": "green"}, "mode": "lines", "name": "real 9-4-2022 to 13-4-2022", "type": "scatter", "x": ["2022-04-09T00:00:00", "2022-04-10T00:00:00", "2022-04-11T00:00:00", "2022-04-12T00:00:00", "2022-04-13T00:00:00"], "y": [15.43, 15.35, 13.75, 13.97, 14.18]}, {"line": {"color": "yellow"}, "mode": "lines", "name": "pred 9-4-2022 to13-4-2022", "type": "scatter", "x": ["2022-04-09T00:00:00", "2022-04-10T00:00:00", "2022-04-11T00:00:00", "2022-04-12T00:00:00", "2022-04-13T00:00:00"], "y": [17.89, 17.15, 16.86, 15.73, 15.86]}, {"line": {"color": "green"}, "mode": "lines", "name": "real 14-4-2022 to 18-4-2022", "type": "scatter", "x": ["2022-04-14T00:00:00", "2022-04-15T00:00:00", "2022-04-16T00:00:00", "2022-04-17T00:00:00", "2022-04-18T00:00:00"], "y": [13.65, 14.12, 14.15, 13.76, 14.04]}, {"line": {"color": "yellow"}, "mode": "lines", "name": "pred 14-4-2022 to18-4-2022", "type": "scatter", "x": ["2022-04-14T00:00:00", "2022-04-15T00:00:00", "2022-04-16T00:00:00", "2022-04-17T00:00:00", "2022-04-18T00:00:00"], "y": [14.61, 15.58, 14.51, 14.06, 14.07]}, {"line": {"color": "green"}, "mode": "lines", "name": "real 19-4-2022 to 23-4-2022", "type": "scatter", "x": ["2022-04-19T00:00:00", "2022-04-20T00:00:00", "2022-04-21T00:00:00", "2022-04-22T00:00:00", "2022-04-23T00:00:00"], "y": [14.26, 14.02, 13.59, 13.61, 13.34]}, {"line": {"color": "yellow"}, "mode": "lines", "name": "pred 19-4-2022 to23-4-2022", "type": "scatter", "x": ["2022-04-19T00:00:00", "2022-04-20T00:00:00", "2022-04-21T00:00:00", "2022-04-22T00:00:00", "2022-04-23T00:00:00"], "y": [14.0, 14.09, 14.17, 14.04, 13.71]}], "layout": {"updatemenus": [{"buttons": [{"args": ["visible", "legendonly"], "label": "Deselect All", "method": "restyle"}, {"args": ["visible", true], "label": "Select All", "method": "restyle"}], "direction": "left", "pad": {"r": 10, "t": 10}, "showactive": false, "type": "buttons", "x": 1, "xanchor": "right", "y": 1.1, "yanchor": "top"}]}}
